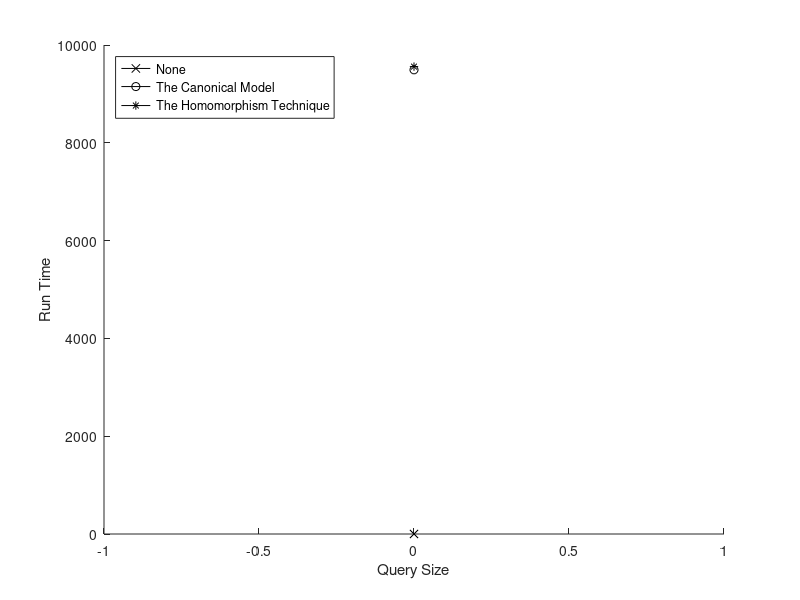

Recreate this plot in MATLAB.
format long
A = [
	0	0.370000	9492.920000	9558.240000;
];

hold on
f = plot(A(:,1), A(:,2), 'k-x');
f = plot(A(:,1), A(:,3), 'k-o');
f = plot(A(:,1), A(:,4), 'k-*');
hold off
xlabel('Query Size')
ylabel('Run Time')
legend('None', 'The Canonical Model', 'The Homomorphism Technique', 'Location', 'northwest')
saveas(f, '../img/ChildDescendantWildcardGraph.png');
